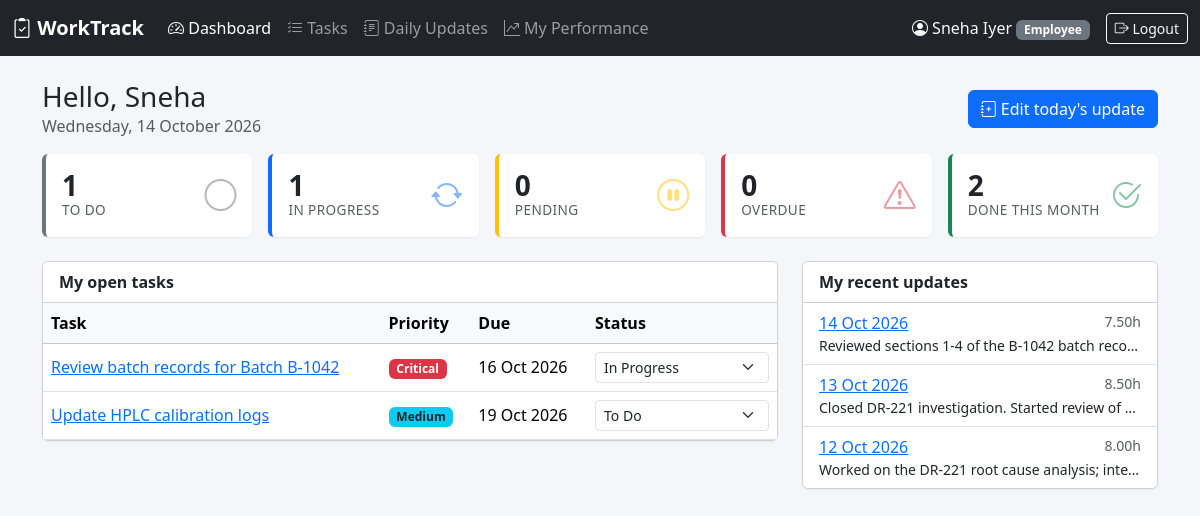
/index.php?page=dashboard (signed in), run on the app's committed database.
### tables this page shows
CREATE TABLE users (
    id            INT UNSIGNED AUTO_INCREMENT PRIMARY KEY,
    name          VARCHAR(100)  NOT NULL,
    email         VARCHAR(150)  NOT NULL UNIQUE,
    password_hash VARCHAR(255)  NOT NULL,
    role          ENUM('manager', 'employee') NOT NULL DEFAULT 'employee',
    designation   VARCHAR(100)  NULL,
    manager_id    INT UNSIGNED  NULL,
    is_active     TINYINT(1)    NOT NULL DEFAULT 1,
    created_at    TIMESTAMP     NOT NULL DEFAULT CURRENT_TIMESTAMP,
    CONSTRAINT fk_users_manager FOREIGN KEY (manager_id) REFERENCES users (id) ON DELETE SET NULL,
    INDEX idx_users_manager (manager_id)
);

CREATE TABLE tasks (
    id           INT UNSIGNED AUTO_INCREMENT PRIMARY KEY,
    title        VARCHAR(200) NOT NULL,
    description  TEXT         NULL,
    assigned_to  INT UNSIGNED NOT NULL,
    assigned_by  INT UNSIGNED NOT NULL,
    priority     ENUM('low', 'medium', 'high', 'critical') NOT NULL DEFAULT 'medium',
    status       ENUM('todo', 'in_progress', 'pending', 'completed') NOT NULL DEFAULT 'todo',
    start_date   DATE         NULL,
    due_date     DATE         NOT NULL,
    completed_at DATETIME     NULL,
    created_at   TIMESTAMP    NOT NULL DEFAULT CURRENT_TIMESTAMP,
    updated_at   TIMESTAMP    NOT NULL DEFAULT CURRENT_TIMESTAMP ON UPDATE CURRENT_TIMESTAMP,
    CONSTRAINT fk_tasks_assigned_to FOREIGN KEY (assigned_to) REFERENCES users (id) ON DELETE CASCADE,
    CONSTRAINT fk_tasks_assigned_by FOREIGN KEY (assigned_by) REFERENCES users (id) ON DELETE CASCADE,
    INDEX idx_tasks_assignee_status (assigned_to, status),
    INDEX idx_tasks_due_date (due_date)
);

CREATE TABLE daily_updates (
    id           INT UNSIGNED AUTO_INCREMENT PRIMARY KEY,
    user_id      INT UNSIGNED NOT NULL,
    update_date  DATE         NOT NULL,
    summary      TEXT         NOT NULL,    
    plan_next    TEXT         NULL,        
    blockers     TEXT         NULL,        
    hours_worked DECIMAL(4,2) NOT NULL DEFAULT 0,
    created_at   TIMESTAMP    NOT NULL DEFAULT CURRENT_TIMESTAMP,
    updated_at   TIMESTAMP    NOT NULL DEFAULT CURRENT_TIMESTAMP ON UPDATE CURRENT_TIMESTAMP,
    CONSTRAINT fk_updates_user FOREIGN KEY (user_id) REFERENCES users (id) ON DELETE CASCADE,
    UNIQUE KEY uq_updates_user_date (user_id, update_date),
    INDEX idx_updates_date (update_date)
);

### public/index.php (called while the page is built, shortened)
<?php
require __DIR__ . '/../app/bootstrap.php';
$page = $_GET['page'] ?? (current_user() ? 'dashboard' : 'login');
require APP_PATH . '/pages/' . $page . '.php';

### app/bootstrap.php (called while the page is built, shortened)
<?php
$config = require ROOT_PATH . '/config/database.php';
require APP_PATH . '/helpers.php';
function db(): PDO
{
    static $pdo = null;
    global $config;
    if ($pdo === null) {
        $c = $config['db'];
        $dsn = "mysql:host={$c['host']};port={$c['port']};dbname={$c['name']};charset={$c['charset']}";
        try {
            $pdo = new PDO($dsn, $c['user'], $c['password'], [
                PDO::ATTR_ERRMODE            => PDO::ERRMODE_EXCEPTION,
                PDO::ATTR_DEFAULT_FETCH_MODE => PDO::FETCH_ASSOC,
                PDO::ATTR_EMULATE_PREPARES   => false,
            ]);
        } catch (PDOException $e) {
            error_log('DB connection failed: ' . $e->getMessage());
            http_response_code(500);
            exit('Database connection failed. Check the settings in config/database.php.');
        }
    }
    return $pdo;
}

### app/pages/dashboard.php (the view, shortened to what this page needs)
<?php
$user = require_login();
$me = (int) $user['id'];
$today = today();
$db = db();
    ?>
    <?php
$stmt = $db->prepare(
    "SELECT COALESCE(SUM(status = 'todo'), 0) AS todo,
            COALESCE(SUM(status = 'in_progress'), 0) AS in_progress,
            COALESCE(SUM(status = 'pending'), 0) AS pending,
            COALESCE(SUM(status <> 'completed' AND due_date < :today), 0) AS overdue,
            COALESCE(SUM(status = 'completed' AND completed_at >= :month), 0) AS completed_month
     FROM tasks WHERE assigned_to = :me"
);
$stmt->execute([':today' => $today, ':month' => date('Y-m-01'), ':me' => $me]);
$stats = $stmt->fetch();
$stmt = $db->prepare('SELECT id FROM daily_updates WHERE user_id = ? AND update_date = ?');
$stmt->execute([$me, $today]);
$todayUpdateId = $stmt->fetchColumn();
$stmt = $db->prepare(
    "SELECT id, title, status, priority, due_date FROM tasks
     WHERE assigned_to = ? AND status <> 'completed'
     ORDER BY due_date < ? DESC, due_date, FIELD(priority, 'critical', 'high', 'medium', 'low')"
);
$stmt->execute([$me, $today]);
$openTasks = $stmt->fetchAll();
$stmt = $db->prepare('SELECT id, update_date, summary, hours_worked FROM daily_updates WHERE user_id = ? ORDER BY update_date DESC LIMIT 5');
$stmt->execute([$me]);
$recentUpdates = $stmt->fetchAll();
render_header('My Dashboard');
?>
<div class="d-flex justify-content-between align-items-center mb-3 flex-wrap gap-2">
    <div>
        <h1 class="h3 mb-0">Hello, <?= e(strtok($user['name'], ' ')) ?></h1>
        <span class="text-muted"><?= date('l, d F Y') ?></span>
    </div>
    <a href="<?= url('update_form') ?>" class="btn btn-primary">
        <i class="bi bi-journal-plus"></i> <?= $todayUpdateId ? "Edit today's update" : "Submit today's update" ?>
    </a>
</div>
<div class="row g-3 mb-4">
    <div class="col-6 col-lg"><?= stat_card('To do', $stats['todo'], 'secondary', 'circle', url('tasks', ['status' => 'todo'])) ?></div>
    <div class="col-6 col-lg"><?= stat_card('In progress', $stats['in_progress'], 'primary', 'arrow-repeat', url('tasks', ['status' => 'in_progress'])) ?></div>
    <div class="col-6 col-lg"><?= stat_card('Pending', $stats['pending'], 'warning', 'pause-circle', url('tasks', ['status' => 'pending'])) ?></div>
    <div class="col-6 col-lg"><?= stat_card('Overdue', $stats['overdue'], 'danger', 'exclamation-triangle', url('tasks', ['status' => 'overdue'])) ?></div>
    <div class="col-12 col-lg"><?= stat_card('Done this month', $stats['completed_month'], 'success', 'check2-circle', url('tasks', ['status' => 'completed'])) ?></div>
</div>
<div class="row g-4">
    <div class="col-lg-8">
        <div class="card">
            <div class="card-header bg-white fw-semibold">My open tasks</div>
            <div class="table-responsive">
                <table class="table mb-0">
                    <thead class="table-light"><tr><th>Task</th><th>Priority</th><th>Due</th><th style="width: 190px">Status</th></tr></thead>
                    <tbody>
                    <?php foreach ($openTasks as $t): ?>
                        <tr class="<?= is_overdue($t) ? 'table-overdue' : '' ?>">
                            <td><a href="<?= url('task_view', ['id' => $t['id']]) ?>"><?= e($t['title']) ?></a>
                                <?= is_overdue($t) ? '<span class="badge bg-danger ms-1">Overdue</span>' : '' ?></td>
                            <td><?= priority_badge($t['priority']) ?></td>
                            <td><?= fmt_date($t['due_date']) ?></td>
                            <td>
                                <form method="post" action="<?= url('task_view', ['id' => $t['id']]) ?>">
                                    <select name="status" class="form-select form-select-sm" onchange="this.form.submit()">
                                        <?php foreach (TASK_STATUSES as $value => $label): ?>
                                            <option value="<?= $value ?>" <?= $t['status'] === $value ? 'selected' : '' ?>><?= $label ?></option>
                                        <?php endforeach; ?>
                                    </select>
                                </form>
                            </td>
                        </tr>
                    <?php endforeach; ?>
                    </tbody>
                </table>
            </div>
        </div>
    </div>
    <div class="col-lg-4">
        <div class="card">
            <div class="card-header bg-white fw-semibold">My recent updates</div>
            <ul class="list-group list-group-flush">
                <?php foreach ($recentUpdates as $u): ?>
                    <li class="list-group-item">
                        <div class="d-flex justify-content-between">
                            <a href="<?= url('update_view', ['id' => $u['id']]) ?>"><?= fmt_date($u['update_date']) ?></a>
                            <small class="text-muted"><?= e($u['hours_worked']) ?>h</small>
                        </div>
                        <div class="small text-truncate"><?= e($u['summary']) ?></div>
                    </li>
                <?php endforeach; ?>
            </ul>
        </div>
    </div>
</div>
<?php render_footer(); ?>

### app/views/header.php (shortened to what this page needs)
<?php
$user = current_user();
$active = $_GET['page'] ?? 'dashboard';
$nav = [
    'dashboard'   => ['Dashboard', 'speedometer2'],
    'tasks'       => ['Tasks', 'list-check'],
    'updates'     => ['Daily Updates', 'journal-text'],
    'performance' => [$user && $user['role'] === 'manager' ? 'Performance' : 'My Performance', 'graph-up-arrow'],
];
$parents = ['task_form' => 'tasks', 'task_view' => 'tasks', 'update_form' => 'updates', 'update_view' => 'updates',
            'review_form' => 'performance', 'review_view' => 'performance', 'employee_form' => 'employees'];
$active = $parents[$active] ?? $active;
?>
<!doctype html>
<html lang="en">
<head>
    <link href="https://cdn.jsdelivr.net/npm/bootstrap@5.3.3/dist/css/bootstrap.min.css" rel="stylesheet">
    <link href="https://cdn.jsdelivr.net/npm/bootstrap-icons@1.11.3/font/bootstrap-icons.min.css" rel="stylesheet">
    <link href="assets/app.css" rel="stylesheet">
</head>
<body>
<?php if ($user): ?>
<nav class="navbar navbar-expand-lg navbar-dark bg-dark mb-4 d-print-none">
    <div class="container-fluid">
        <a class="navbar-brand fw-semibold" href="<?= url('dashboard') ?>"><i class="bi bi-clipboard2-check"></i> <?= e(APP_NAME) ?></a>
        <div class="collapse navbar-collapse" id="mainNav">
            <ul class="navbar-nav me-auto">
                <?php foreach ($nav as $page => [$label, $icon]): ?>
                    <li class="nav-item">
                        <a class="nav-link <?= $active === $page ? 'active' : '' ?>" href="<?= url($page) ?>"><i class="bi bi-<?= $icon ?>"></i> <?= e($label) ?></a>
                    </li>
                <?php endforeach; ?>
            </ul>
            <div class="d-flex align-items-center gap-3 text-light">
                <span><i class="bi bi-person-circle"></i> <?= e($user['name']) ?>
                    <span class="badge bg-secondary text-capitalize"><?= e($user['role']) ?></span></span>
                <form method="post" action="<?= url('logout') ?>" class="m-0">
                    <button class="btn btn-sm btn-outline-light"><i class="bi bi-box-arrow-right"></i> Logout</button>
                </form>
            </div>
        </div>
    </div>
</nav>
<?php endif; ?>
<main class="container-xl pb-5">

### app/helpers.php (shortened to what this page needs)
<?php
function e(mixed $value): string
{
    return htmlspecialchars((string) $value, ENT_QUOTES, 'UTF-8');
}
function url(string $page, array $params = []): string
{
    return 'index.php?' . http_build_query(['page' => $page] + $params);
}
function render_header(string $title): void
{
    require APP_PATH . '/views/header.php';
}
function render_footer(): void
{
    require APP_PATH . '/views/footer.php';
}
function stat_card(string $label, int|string $value, string $color, string $icon, ?string $href = null): string
{
    $body = '<div class="card stat-card border-' . $color . ' h-100"><div class="card-body d-flex justify-content-between align-items-center">'
        . '<div><div class="stat-value">' . e($value) . '</div><div class="stat-label">' . e($label) . '</div></div>'
        . '<i class="bi bi-' . $icon . ' fs-2 text-' . $color . ' opacity-50"></i></div></div>';
    return $href ? '<a href="' . e($href) . '" class="text-decoration-none text-reset">' . $body . '</a>' : $body;
}
function current_user(): ?array
{
    static $user = false;
    if ($user === false) {
        $user = null;
        if (!empty($_SESSION['user_id'])) {
            $stmt = db()->prepare('SELECT id, name, email, role, designation, manager_id FROM users WHERE id = ? AND is_active = 1');
            $stmt->execute([$_SESSION['user_id']]);
            $user = $stmt->fetch() ?: null;
        }
    }
    return $user;
}
function require_login(): array
{
    $user = current_user();
    return $user;
}
function today(): string
{
    return date('Y-m-d');
}
function fmt_date(?string $date): string
{
    return $date ? date('d M Y', strtotime($date)) : '—';
}
function is_overdue(array $task): bool
{
    return $task['status'] !== 'completed' && $task['due_date'] < today();
}
function priority_badge(string $priority): string
{
    $classes = ['low' => 'light text-dark border', 'medium' => 'info text-dark', 'high' => 'warning text-dark', 'critical' => 'danger'];
    return '<span class="badge bg-' . $classes[$priority] . '">' . e(TASK_PRIORITIES[$priority]) . '</span>';
}

### app/views/footer.php (shortened to what this page needs)
</main>
</body>
</html>

### public/assets/app.css (style rules this page uses)
body { background: #f4f6f9; }
.stat-card { border: 0; border-left: 4px solid var(--bs-secondary); }
.stat-card.border-primary { border-left-color: var(--bs-primary); }
.stat-card.border-success { border-left-color: var(--bs-success); }
.stat-card.border-warning { border-left-color: var(--bs-warning); }
.stat-card.border-danger { border-left-color: var(--bs-danger); }
.stat-card .stat-value { font-size: 1.75rem; font-weight: 600; line-height: 1.1; }
.stat-card .stat-label { color: var(--bs-secondary-color); font-size: .85rem; text-transform: uppercase; letter-spacing: .03em; }
.card { box-shadow: 0 1px 2px rgba(0, 0, 0, .05); }
.table td, .table th { vertical-align: middle; }

### data on the page
users: name "Sneha Iyer", role "Employee", name "Sneha"
tasks: title "Review batch records for Batch B-1042", priority "Critical", due_date "16 Oct 2026", status "In Progress"
tasks: title "Update HPLC calibration logs", priority "Medium", due_date "19 Oct 2026", status "To Do"
daily_updates: update_date "14 Oct 2026", hours_worked "7.50", summary "Reviewed sections 1-4 of the B-1042 batch reco…"
daily_updates: update_date "13 Oct 2026", hours_worked "8.50", summary "Closed DR-221 investigation. Started review of…"
daily_updates: update_date "12 Oct 2026", hours_worked "8.00", summary "Worked on the DR-221 root cause analysis; inte…"

### other printed values
APP_NAME "WorkTrack"
$label "Dashboard"
$label "Tasks"
$label "Daily Updates"
$label "My Performance"
$value "1 1 0 0 2"
$label "TO DO IN PROGRESS PENDING OVERDUE DONE THIS MONTH"
